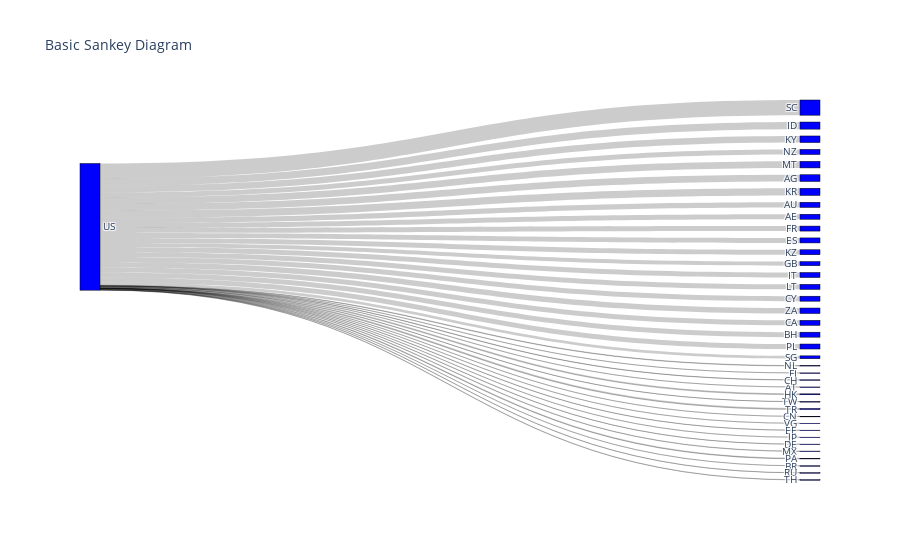

Notebook code cell kept with this figure:
### Code cell
pairs = merged_df.copy()
grouped_df = pairs.groupby(['src_jurisdictions', 'dst_jurisdictions'])['value_USD'].sum()
src_countries = list(grouped_df.index.get_level_values(0).unique())
dst_countries = list(grouped_df.index.get_level_values(1).unique())
all_countries = list(set(src_countries + dst_countries))

countries_index = {}
for i, country in enumerate(all_countries):
    countries_index[country] = i

sources = []
target = []
values = []
for element in grouped_df.index:
    src = element[0]
    dst = element[1]
    value = grouped_df[element]
    
    #if value > 5000000000:
    if src == 'US' and value > 10000000:
        sources.append(countries_index[src])
        target.append(countries_index[dst] + len(countries_index))
        values.append(value)

print(len(values))
# Sankey Diagram
fig = go.Figure(data=[go.Sankey(
    node = dict(
      pad = 15,
      thickness = 20,
      line = dict(color = "black", width = 0.5),
      label = all_countries + all_countries,
      color = "blue"
    ),
    link = dict(
      source = sources, # indices correspond to labels, eg A1, A2, A1, B1, ...
      target = target,
      value = values
  ))])

fig.update_layout(title_text="Basic Sankey Diagram", font_size=10)
fig.show()

### Figure 1 — Plotly figure (JSON) as saved in the notebook; plotly's stock layout.template omitted (floating-point values rounded to 4 significant figures)
{"data": [{"link": {"source": [56, 56, 56, 56, 56, 56, 56, 56, 56, 56, 56, 56, 56, 56, 56, 56, 56, 56, 56, 56, 56, 56, 56, 56, 56, 56, 56, 56, 56, 56, 56, 56, 56, 56, 56, 56, 56, 56], "target": [81, 105, 69, 78, 115, 94, 113, 70, 73, 106, 89, 80, 83, 64, 82, 77, 90, 79, 99, 88, 125, 97, 86, 100, 103, 95, 68, 75, 111, 120, 109, 91, 116, 124, 98, 72, 76, 114], "value": [1759000000.0, 2353000000.0, 18050000.0, 1813000000.0, 1759000000.0, 42140000.0, 1759000000.0, 108000000.0, 18170000.0, 1760000000.0, 39480000.0, 56640000.0, 1759000000.0, 24190000.0, 1760000000.0, 1435000000.0, 322100000.0, 2502000000.0, 1763000000.0, 36390000.0, 2517000000.0, 2311000000.0, 1759000000.0, 1762000000.0, 2312000000.0, 112800000.0, 174000000.0, 1806000000.0, 225200000.0, 1759000000.0, 58750000.0, 5354000000.0, 1003000000.0, 93400000.0, 345600000.0, 16510000.0, 36430000.0, 1926000000.0]}, "node": {"color": "blue", "label": ["NG", "FI", "IE", "PT", "GI", "NL", "AT", "CH", "GE", "TW", "CN", "AZ", "NZ", "VG", "GB", "AU", "ID", "EE", "AE", "FR", "ES", "IN", "BS", "KZ", "VN", "JP", "DE", "HK", "SC", "SK", "LU", "BR", "MX", "NO", "KY", "TR", "IT", "LT", "HR", "IR", "MT", "VU", "AG", "CY", "DK", "AR", "RU", "CZ", "PA", "BZ", "CA", "ZA", "BH", "SG", "MH", "VC", "US", "PL", "BE", "IL", "KN", "TH", "KR", "NG", "FI", "IE", "PT", "GI", "NL", "AT", "CH", "GE", "TW", "CN", "AZ", "NZ", "VG", "GB", "AU", "ID", "EE", "AE", "FR", "ES", "IN", "BS", "KZ", "VN", "JP", "DE", "HK", "SC", "SK", "LU", "BR", "MX", "NO", "KY", "TR", "IT", "LT", "HR", "IR", "MT", "VU", "AG", "CY", "DK", "AR", "RU", "CZ", "PA", "BZ", "CA", "ZA", "BH", "SG", "MH", "VC", "US", "PL", "BE", "IL", "KN", "TH", "KR"], "line": {"color": "black", "width": 0.5}, "pad": 15, "thickness": 20}, "type": "sankey"}], "layout": {"font": {"size": 10}, "title": {"text": "Basic Sankey Diagram"}}}
